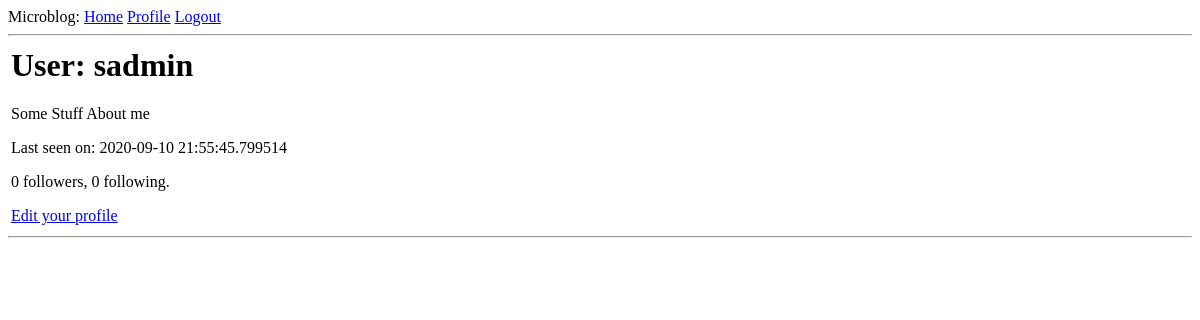
Page /user/sadmin (signed in) on the earlier database version.
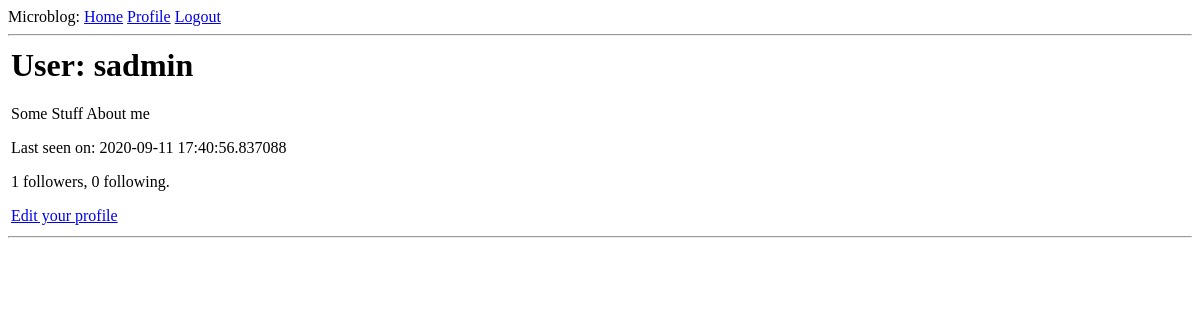
Same page on the later database version.
### app/models.py (models this page shows, shortened)
class User(UserMixin, db.Model):
    id = db.Column(db.Integer, primary_key=True)
    username = db.Column(db.String(64), index=True, unique=True)
    email = db.Column(db.String(120), index=True, unique=True)
    password_hash = db.Column(db.String(128))
    posts = db.relationship('Post', backref='author', lazy='dynamic')
    about_me = db.Column(db.String(140))
    last_seen = db.Column(db.DateTime, default=datetime.utcnow)
    followed = db.relationship(
        'User', secondary=followers,
        primaryjoin=(followers.c.follower_id == id),
        secondaryjoin=(followers.c.followed_id == id),
        backref=db.backref('followers', lazy='dynamic'), lazy='dynamic')

### app/routes.py (the view)
@app.route('/user/<username>')
@login_required
def user(username):
    user = User.query.filter_by(username=username).first_or_404()
    form = EmptyForm()
    posts = [
        {
            'author': {'username': 'John'},
            'body': 'Beautiful day in Portland!'
        },
        {
            'author': {'username': 'Susan'},
            'body': 'The Avengers movie was so cool!'
        }
    ]
    return render_template('user.html', user=user, form=form)

### app/models.py (called while the page is built)
@login.user_loader
def load_user(id):
    return User.query.get(int(id))

### app/routes.py (called while the page is built)
@app.before_request
def before_request():
    if current_user.is_authenticated:
        current_user.last_seen = datetime.utcnow()
        db.session.commit()

### app/templates/user.html (shortened to what this page needs)
{% extends "base.html" %}
{% block content %}
    <table>
        <tr valign="top">
            <td>
                <h1>User: {{ user.username }}</h1>
                {% if user.about_me %}<p>{{ user.about_me }}</p>{% endif %}
                {% if user.last_seen %}<p>Last seen on: {{ user.last_seen }}</p>{% endif %}
                <p>{{ user.followers.count() }} followers, {{ user.followed.count() }} following.</p>
                {% if user == current_user %}
                <p><a href="{{ url_for('edit_profile') }}">Edit your profile</a></p>
                {% endif %}
            </td>
        </tr>
    </table>
    <hr>
{% endblock %}

### app/templates/base.html (shortened to what this page needs)
<html>
    <head>
    </head>
    <body>
    <div>
      Microblog:
      <a href="{{ url_for('index') }}">Home</a>
      {% if current_user.is_anonymous %}
      <a href="{{ url_for('login') }}">Login</a>
      {% else %}
      <a href="{{ url_for('user', username=current_user.username) }}">Profile</a>
      <a href="{{ url_for('logout') }}">Logout</a>
      {% endif %}
    </div>
        <hr>
        {% block content %}{% endblock %}
    </body>
</html>

Differences in the rows shown:
changed User "sadmin": last_seen "2020-09-10 21:55:45.799514" → "2020-09-11 17:40:56.837088"
Other differences:
{{ user.followers.count() }}: "0" → "1"
